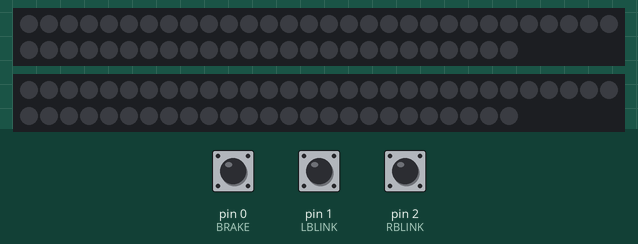
Recording of a sketch running on a simulated Arduino Uno, built with avr-gcc and run on an emulated ATmega328P. On the bench: 2 × 55 RGB LEDs in strip order, left to right, continuing on the next row. Inputs (shaded band) come from the test bench; at power-on: pin 1 (LBLINK) HIGH, pin 2 (RBLINK) HIGH, pin 0 (BRAKE) HIGH. Random numbers use the default seed unless the sketch sets one.

Above: at 1.2 s.
1.3 s: pin 1 (LBLINK) pulled LOW for 3.2 s
At 1.62 s:
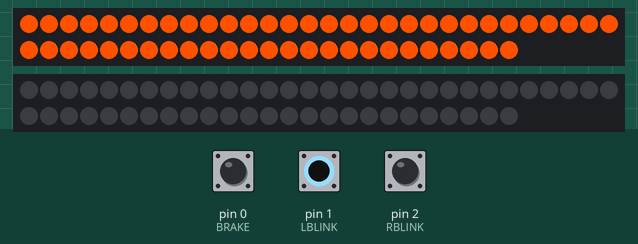
6.0 s: pin 2 (RBLINK) pulled LOW for 3.2 s
At 6.82 s:
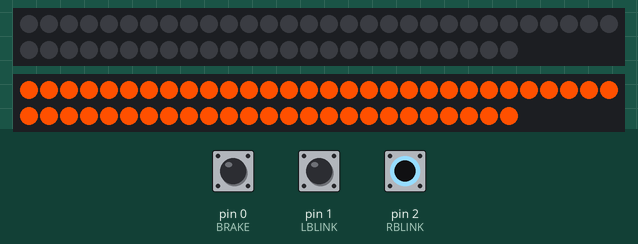
10.7 s: pin 0 (BRAKE) pulled LOW for 0.15 s
At 10.78 s:
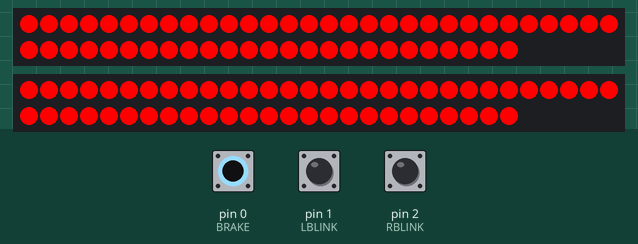
12.3 s: pin 0 (BRAKE) pulled LOW for 3.2 s
Timing chart, 0 to 15.3 s (numbered marks = the images above; inputs shaded):
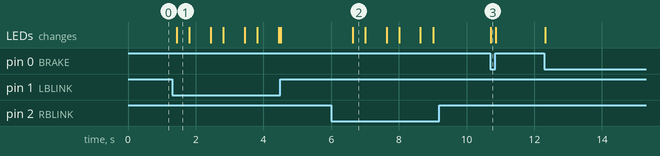

Measured:
- after the input at 1.3 s, the LEDs: change after 0.14 s (image 1)
- after the input at 6.0 s, the LEDs: change after 0.63 s (image 2)
- after the input at 10.7 s, the LEDs: change at once (image 3)

The sketch:

light-neopatterns.ino
```cpp
#include <Adafruit_NeoPixel.h>

#define LEFT_OUT 3
#define RIGHT_OUT 4
#define BRAKE 0
#define LBLINK 1
#define RBLINK 2
#define LENGTH 55

int brakeVal = 0, lBlinkVal = 0, rBlinkVal = 0, blinkState = 0, currentFrame = 0;

// Pattern types supported:
enum  pattern { NONE, RAINBOW_CYCLE, THEATER_CHASE, COLOR_WIPE, SCANNER, FADE };
// Patern directions supported:
enum  direction { FORWARD, REVERSE };

Adafruit_NeoPixel l_strip = Adafruit_NeoPixel(LENGTH, LEFT_OUT, NEO_GRB + NEO_KHZ800);
Adafruit_NeoPixel r_strip = Adafruit_NeoPixel(LENGTH, RIGHT_OUT, NEO_GRB + NEO_KHZ800);

const long blinkInterval = 500;           // interval at which to blink (milliseconds)
unsigned long previousMillis = 0;          // will store last time LED was updated

// NeoPattern Class - derived from the Adafruit_NeoPixel class
class NeoPatterns : public Adafruit_NeoPixel
{
    public:

    // Member Variables:
    pattern  ActivePattern;  // which pattern is running
    direction Direction;     // direction to run the pattern

    unsigned long Interval;   // milliseconds between updates
    unsigned long lastUpdate; // last update of position

    uint32_t Color1, Color2;  // What colors are in use
    uint16_t TotalSteps;  // total number of steps in the pattern
    uint16_t Index;  // current step within the pattern

    void (*OnComplete)();  // Callback on completion of pattern

    // Constructor - calls base-class constructor to initialize strip
    NeoPatterns(uint16_t pixels, uint8_t pin, uint8_t type, void (*callback)())
    :Adafruit_NeoPixel(pixels, pin, type)
    {
        OnComplete = callback;
    }

    // Update the pattern
    void Update()
    {
        if((millis() - lastUpdate) > Interval) // time to update
        {
            lastUpdate = millis();
            switch(ActivePattern)
            {
                case RAINBOW_CYCLE:
                    RainbowCycleUpdate();
                    break;
                case THEATER_CHASE:
                    TheaterChaseUpdate();
                    break;
                case COLOR_WIPE:
                    ColorWipeUpdate();
                    break;
                case SCANNER:
                    ScannerUpdate();
                    break;
                case FADE:
                    FadeUpdate();
                    break;
                default:
                    break;
            }
        }
    }

    // Increment the Index and reset at the end
    void Increment()
    {
        if (Direction == FORWARD)
        {
           Index++;
           if (Index >= TotalSteps)
            {
                Index = 0;
                if (OnComplete != NULL)
                {
                    OnComplete(); // call the comlpetion callback
                }
            }
        }
        else // Direction == REVERSE
        {
            --Index;
            if (Index <= 0)
            {
                Index = TotalSteps-1;
                if (OnComplete != NULL)
                {
                    OnComplete(); // call the comlpetion callback
                }
            }
        }
    }

    // Reverse pattern direction
    void Reverse()
    {
        if (Direction == FORWARD)
        {
            Direction = REVERSE;
            Index = TotalSteps-1;
        }
        else
        {
            Direction = FORWARD;
            Index = 0;
        }
    }

    // Initialize for a RainbowCycle
    void RainbowCycle(uint8_t interval, direction dir = FORWARD)
    {
        ActivePattern = RAINBOW_CYCLE;
        Interval = interval;
        TotalSteps = 255;
        Index = 0;
        Direction = dir;
    }

    // Update the Rainbow Cycle Pattern
    void RainbowCycleUpdate()
    {
        for(int i=0; i< numPixels(); i++)
        {
            setPixelColor(i, Wheel(((i * 256 / numPixels()) + Index) & 255));
        }
        show();
        Increment();
    }

    // Initialize for a Theater Chase
    void TheaterChase(uint32_t color1, uint32_t color2, uint8_t interval, direction dir = FORWARD)
    {
        ActivePattern = THEATER_CHASE;
        Interval = interval;
        TotalSteps = numPixels();
        Color1 = color1;
        Color2 = color2;
        Index = 0;
        Direction = dir;
   }

    // Update the Theater Chase Pattern
    void TheaterChaseUpdate()
    {
        for(int i=0; i< numPixels(); i++)
        {
            if ((i + Index) % 3 == 0)
            {
                setPixelColor(i, Color1);
            }
            else
            {
                setPixelColor(i, Color2);
            }
        }
        show();
        Increment();
    }

    // Initialize for a ColorWipe
    void ColorWipe(uint32_t color, uint8_t interval, direction dir = FORWARD)
    {
        ActivePattern = COLOR_WIPE;
        Interval = interval;
        TotalSteps = numPixels();
        Color1 = color;
        Index = 0;
        Direction = dir;
    }

    // Update the Color Wipe Pattern
    void ColorWipeUpdate()
    {
        setPixelColor(Index, Color1);
        show();
        Increment();
    }

    // Initialize for a SCANNNER
    void Scanner(uint32_t color1, uint8_t interval)
    {
        ActivePattern = SCANNER;
        Interval = interval;
        TotalSteps = (numPixels() - 1) * 2;
        Color1 = color1;
        Index = 0;
    }

    // Update the Scanner Pattern
    void ScannerUpdate()
    {
        for (int i = 0; i < numPixels(); i++)
        {
            if (i == Index)  // Scan Pixel to the right
            {
                 setPixelColor(i, Color1);
            }
            else if (i == TotalSteps - Index) // Scan Pixel to the left
            {
                 setPixelColor(i, Color1);
            }
            else // Fading tail
            {
                 setPixelColor(i, DimColor(getPixelColor(i)));
            }
        }
        show();
        Increment();
    }

    // Initialize for a Fade
    void Fade(uint32_t color1, uint32_t color2, uint16_t steps, uint8_t interval, direction dir = FORWARD)
    {
        ActivePattern = FADE;
        Interval = interval;
        TotalSteps = steps;
        Color1 = color1;
        Color2 = color2;
        Index = 0;
        Direction = dir;
    }

    // Update the Fade Pattern
    void FadeUpdate()
    {
        // Calculate linear interpolation between Color1 and Color2
        // Optimise order of operations to minimize truncation error
        uint8_t red = ((Red(Color1) * (TotalSteps - Index)) + (Red(Color2) * Index)) / TotalSteps;
        uint8_t green = ((Green(Color1) * (TotalSteps - Index)) + (Green(Color2) * Index)) / TotalSteps;
        uint8_t blue = ((Blue(Color1) * (TotalSteps - Index)) + (Blue(Color2) * Index)) / TotalSteps;

        ColorSet(Color(red, green, blue));
        show();
        Increment();
    }

    // Calculate 50% dimmed version of a color (used by ScannerUpdate)
    uint32_t DimColor(uint32_t color)
    {
        // Shift R, G and B components one bit to the right
        uint32_t dimColor = Color(Red(color) >> 1, Green(color) >> 1, Blue(color) >> 1);
        return dimColor;
    }

    // Set all pixels to a color (synchronously)
    void ColorSet(uint32_t color)
    {
        for (int i = 0; i < numPixels(); i++)
        {
            setPixelColor(i, color);
        }
        show();
    }

    // Returns the Red component of a 32-bit color
    uint8_t Red(uint32_t color)
    {
        return (color >> 16) & 0xFF;
    }

    // Returns the Green component of a 32-bit color
    uint8_t Green(uint32_t color)
    {
        return (color >> 8) & 0xFF;
    }

    // Returns the Blue component of a 32-bit color
    uint8_t Blue(uint32_t color)
    {
        return color & 0xFF;
    }

    // Input a value 0 to 255 to get a color value.
    // The colours are a transition r - g - b - back to r.
    uint32_t Wheel(byte WheelPos)
    {
        WheelPos = 255 - WheelPos;
        if(WheelPos < 85)
        {
            return Color(255 - WheelPos * 3, 0, WheelPos * 3);
        }
        else if(WheelPos < 170)
        {
            WheelPos -= 85;
            return Color(0, WheelPos * 3, 255 - WheelPos * 3);
        }
        else
        {
            WheelPos -= 170;
            return Color(WheelPos * 3, 255 - WheelPos * 3, 0);
        }
    }
};

void Stick1Complete();
void Stick2Complete();

NeoPatterns Stick1(55, LEFT_OUT, NEO_GRB + NEO_KHZ800, &Stick1Complete);
NeoPatterns Stick2(55, RIGHT_OUT, NEO_GRB + NEO_KHZ800, &Stick2Complete);

void setup() {
  // brightness is 0-255
  l_strip.setBrightness(255);
  r_strip.setBrightness(255);
  l_strip.begin();
  r_strip.begin();
  l_strip.show();
  r_strip.show();

  // input pins
  pinMode(BRAKE, INPUT_PULLUP);
  pinMode(LBLINK, INPUT_PULLUP);
  pinMode(RBLINK, INPUT_PULLUP);

  Stick1.RainbowCycle(0, REVERSE);
  Stick2.RainbowCycle(0);
}

void loop() {
  brakeVal = digitalRead(BRAKE);
  lBlinkVal = digitalRead(LBLINK);
  rBlinkVal = digitalRead(RBLINK);

  Serial.print(brakeVal);

  // Brake Lever is pulled
  if (brakeVal == LOW){
    uint32_t red = l_strip.Color(255, 0, 0);
    // Only show brake light if blinker is not on
    if (lBlinkVal != LOW) {
      l_strip.fill(red,0,LENGTH);
      l_strip.show();
    }
    if (rBlinkVal != LOW) {
      r_strip.fill(red,0,LENGTH);
      r_strip.show();
    }


    //brakeFill(l_strip, r_strip);


    // smoother effect
    //for (int i=0; i<LENGTH; i++) {
    //  l_strip.setPixelColor(i,255,0,0);
    //  r_strip.setPixelColor(i,255,0,0);
    //  l_strip.show();
    //  r_strip.show();
    //}
  }

  // Left Blinker

  if (lBlinkVal == LOW){
    // check to see if it's time to blink the LED; that is, if the difference
    // between the current time and last time you blinked the LED is bigger than
    // the interval at which you want to blink the LED.
    unsigned long currentMillis = millis();

    if (currentMillis - previousMillis >= blinkInterval) {
      // save the last time you blinked the LED
      previousMillis = currentMillis;

      if (blinkState == 0) {
        blinkState = 1;

        //uint32_t orange = l_strip.Color(255, 80, 0);
        //l_strip.fill(orange,0,LENGTH);
        //l_strip.show();

        for (int i=0; i<LENGTH; i++) {
          l_strip.setPixelColor(i,255,80,0);
          l_strip.show();
        }
      } else {
          blinkState = 0;

          uint32_t black = l_strip.Color(0, 0, 0);
          l_strip.fill(black,0,LENGTH);
          l_strip.show();
      }
    }
  }

  // Right Blinker

  if (rBlinkVal == LOW){
    unsigned long currentMillis = millis();

    if (currentMillis - previousMillis >= blinkInterval) {
      previousMillis = currentMillis;

      if (blinkState == 0) {
        blinkState = 1;

        //uint32_t orange = r_strip.Color(255, 80, 0);
        //r_strip.fill(orange,0,LENGTH);
        //r_strip.show();

        for (int i=0; i<LENGTH; i++) {
          r_strip.setPixelColor(i,255,80,0);
          r_strip.show();
        }
      } else {
          blinkState = 0;

          uint32_t black = r_strip.Color(0, 0, 0);
          r_strip.fill(black,0,LENGTH);
          r_strip.show();
      }
    }
  }


  // Brake Lever Released
  if (brakeVal == HIGH && lBlinkVal == HIGH && rBlinkVal == HIGH) {

    // All signals are idle
    // TODO Party light pattern goes here?
    //Stick1.ActivePattern = FADE;
    Stick1.Update();
    Stick2.Update();

    // turn off
    //uint32_t black = r_strip.Color(0, 0, 0);
    //r_strip.fill(black,0,LENGTH);
    //r_strip.show();
  }
  if (brakeVal == HIGH){
    if (lBlinkVal == HIGH) {
      uint32_t black = l_strip.Color(0, 0, 0);
      l_strip.fill(black,0,LENGTH);
      l_strip.show();
    }
    if (rBlinkVal == HIGH) {
      uint32_t black = r_strip.Color(0, 0, 0);
      r_strip.fill(black,0,LENGTH);
      r_strip.show();
    }
  }
}

// TODO - figure out why these wont return correctly

void brakeFill(Adafruit_NeoPixel x, Adafruit_NeoPixel y) {
  uint32_t red = x.Color(255, 0, 0);
  x.fill(red,0,LENGTH);
  y.fill(red,0,LENGTH);
  x.show();
  y.show();
}

void blinkerFill(Adafruit_NeoPixel x) {
  uint32_t orange = x.Color(255, 80, 0);
  x.fill(orange,0,LENGTH);
  x.show();
}

void clearStrip(Adafruit_NeoPixel x) {
  uint32_t black = x.Color(0, 0, 0);
  x.fill(black,0,LENGTH);
  x.show();
}

void wipeClear(Adafruit_NeoPixel x) {
  for (int i=0; i<LENGTH; i++) {
      x.setPixelColor(i,0,0,0);
      x.show();
    }
}

// Stick Completion Callback
void Stick1Complete()
{
    // Random color change for next scan
    Stick1.Color1 = Stick1.Wheel(random(255));
}

void Stick2Complete()
{
    // Random color change for next scan
    Stick2.Color1 = Stick2.Wheel(random(255));
}

int numPixels() {
  return LENGTH;
}
```
